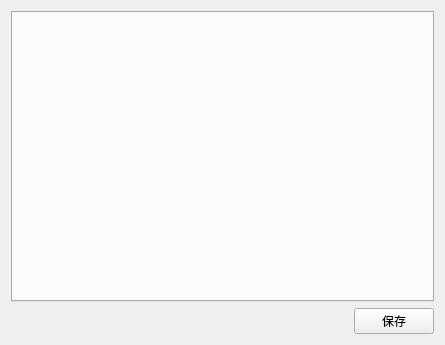
<?xml version="1.0" encoding="UTF-8"?>
<ui version="4.0">
 <class>CenterTableUI</class>
 <widget class="QWidget" name="CenterTableUI">
  <property name="geometry">
   <rect>
    <x>0</x>
    <y>0</y>
    <width>445</width>
    <height>345</height>
   </rect>
  </property>
  <property name="windowTitle">
   <string>Form</string>
  </property>
  <layout class="QVBoxLayout" name="verticalLayout">
   <item>
    <widget class="QTabWidget" name="tabWidget">
     <property name="currentIndex">
      <number>-1</number>
     </property>
    </widget>
   </item>
   <item>
    <layout class="QHBoxLayout" name="horizontalLayout_2">
     <property name="spacing">
      <number>0</number>
     </property>
     <item>
      <spacer name="horizontalSpacer_2">
       <property name="orientation">
        <enum>Qt::Horizontal</enum>
       </property>
       <property name="sizeHint" stdset="0">
        <size>
         <width>40</width>
         <height>0</height>
        </size>
       </property>
      </spacer>
     </item>
     <item>
      <widget class="QPushButton" name="saveButton">
       <property name="text">
        <string>保存</string>
       </property>
      </widget>
     </item>
    </layout>
   </item>
  </layout>
 </widget>
 <resources/>
 <connections/>
</ui>
